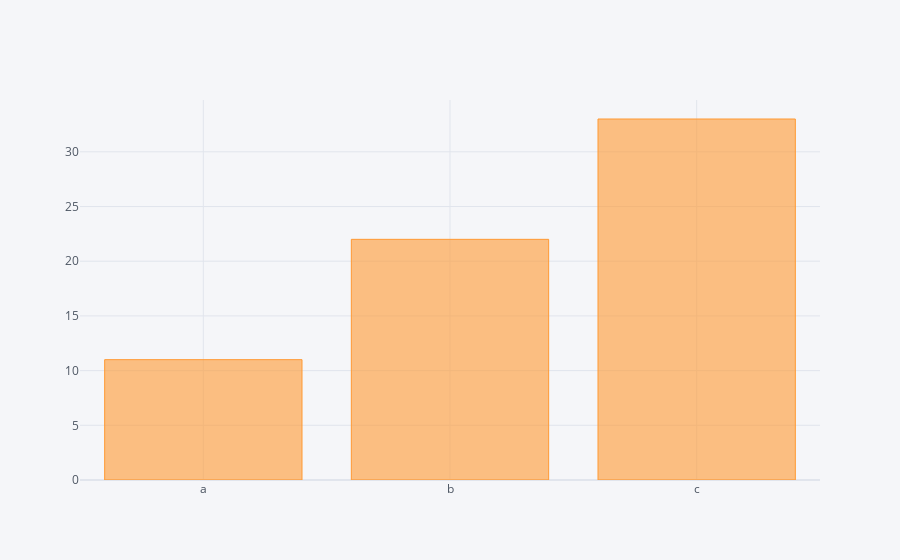

Write notebook code for a chart like this one.
### Markdown cell above
## Bar plot

This plot can be created by passing 'bar' as the value for the 'kind' argument. The x and y axis values are also mentioned.

### Code cell
dataset2.iplot(kind='bar',x='Key',y='Value')

### Figure 1 — Plotly figure (JSON) as saved in the notebook; plotly's stock layout.template omitted (floating-point values rounded to 4 significant figures)
{"data": [{"marker": {"color": "rgba(255, 153, 51, 0.6)", "line": {"color": "rgba(255, 153, 51, 1.0)", "width": 1}}, "name": "Value", "orientation": "v", "text": "", "type": "bar", "x": ["a", "b", "c"], "y": [11, 22, 33]}], "layout": {"legend": {"bgcolor": "#F5F6F9", "font": {"color": "#4D5663"}}, "paper_bgcolor": "#F5F6F9", "plot_bgcolor": "#F5F6F9", "title": {"font": {"color": "#4D5663"}}, "xaxis": {"gridcolor": "#E1E5ED", "showgrid": true, "tickfont": {"color": "#4D5663"}, "title": {"font": {"color": "#4D5663"}, "text": ""}, "zerolinecolor": "#E1E5ED"}, "yaxis": {"gridcolor": "#E1E5ED", "showgrid": true, "tickfont": {"color": "#4D5663"}, "title": {"font": {"color": "#4D5663"}, "text": ""}, "zerolinecolor": "#E1E5ED"}}}
